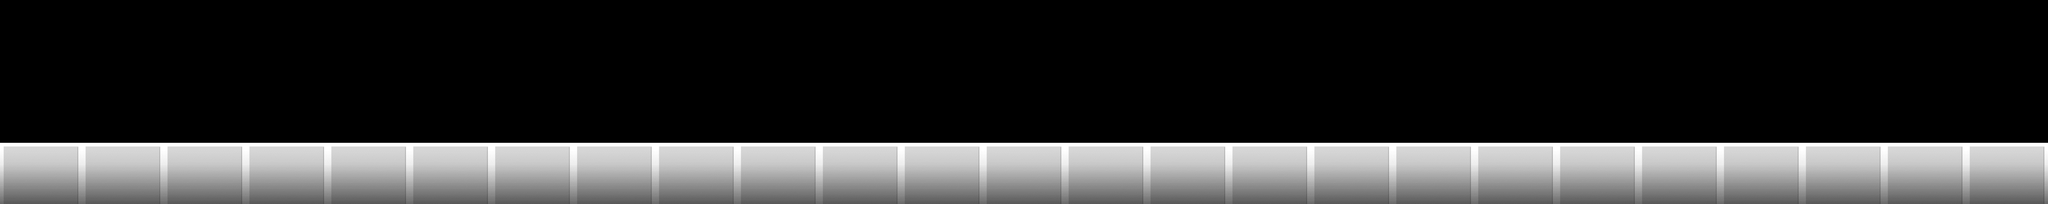

Rendered tile map (Tiled .tmx) drawn with the repository's tilesets; below, a short description and the map source with its tile grids summarised:
An orthogonal 200x20 tile map with 32x32 px tiles, 1 tile layer (platform), 3 tilesets and 60 objects (24x square05, 15x square02, 5x portal04b, 5x portal04f, 3x square01, ...).

<map version="1.10" tiledversion="1.10.2" orientation="orthogonal" renderorder="right-down" width="200" height="20" tilewidth="32" tileheight="32" infinite="0" nextlayerid="7" nextobjectid="114">
 <editorsettings>
  <export target="GD_map_02.json" format="json" />
 </editorsettings>
 <tileset firstgid="1" name="GD_01" tilewidth="98" tileheight="172" tilecount="16" columns="0">
  <grid orientation="orthogonal" width="1" height="1" />
  <tile id="0" type="squareClass">
   <properties>
    <property name="collider" value="" />
   </properties>
   <image width="60" height="60" source="images/square_01_001.png" />
  </tile>
  <tile id="1">
   <properties>
    <property name="collider" value="" />
   </properties>
   <image width="60" height="60" source="images/square_02_001.png" />
  </tile>
  <tile id="2">
   <properties>
    <property name="collider" value="" />
   </properties>
   <image width="60" height="60" source="images/square_03_001.png" />
  </tile>
  <tile id="15">
   <image width="60" height="60" source="../images/GJ_GameSheet-hd/square_04_001.png" />
  </tile>
  <tile id="14">
   <image width="60" height="60" source="../images/GJ_GameSheet-hd/square_05_001.png" />
  </tile>
  <tile id="3">
   <properties>
    <property name="collider" value="" />
   </properties>
   <image width="60" height="60" source="images/square_06_001.png" />
  </tile>
  <tile id="4">
   <properties>
    <property name="collider" value="" />
   </properties>
   <image width="60" height="60" source="images/square_07_001.png" />
  </tile>
  <tile id="5">
   <properties>
    <property name="collider" value="" />
   </properties>
   <image width="60" height="60" source="images/square_08_001.png" />
  </tile>
  <tile id="6">
   <properties>
    <property name="collider" value="" />
   </properties>
   <image width="60" height="28" source="images/plank_01_001.png" />
  </tile>
  <tile id="7">
   <properties>
    <property name="collider" value="" />
   </properties>
   <image width="60" height="60" source="images/spike_01_001.png" />
  </tile>
  <tile id="8">
   <properties>
    <property name="collider" value="" />
   </properties>
   <image width="60" height="28" source="images/spike_02_001.png" />
  </tile>
  <tile id="9">
   <properties>
    <property name="collider" value="" />
   </properties>
   <image width="40" height="38" source="images/spike_03_001.png" />
  </tile>
  <tile id="10">
   <properties>
    <property name="collider" value="" />
   </properties>
   <image width="26" height="24" source="images/spike_04_001.png" />
  </tile>
  <tile id="11">
   <image width="80" height="80" source="../images/GJ_GameSheet02-hd/secretCoin_01_001.png" />
  </tile>
  <tile id="12">
   <image width="98" height="156" source="../images/GJ_GameSheet02-hd/portal_04_back_001.png" />
  </tile>
  <tile id="13">
   <image width="90" height="172" source="../images/GJ_GameSheet02-hd/portal_04_front_001.png" />
  </tile>
 </tileset>
 <tileset firstgid="17" name="platform" tilewidth="256" tileheight="256" tilecount="1" columns="0">
  <grid orientation="orthogonal" width="1" height="1" />
  <tile id="0">
   <image width="256" height="256" source="../images/groundSquare_01_001-hd.png" />
  </tile>
 </tileset>
 <tileset firstgid="18" name="platformTileset" tilewidth="32" tileheight="32" tilecount="64" columns="8">
  <image source="../images/groundSquare_01_001-hd.png" width="256" height="256" />
  <tile id="0">
   <properties>
    <property name="collides" type="bool" value="true" />
   </properties>
  </tile>
  <tile id="1">
   <properties>
    <property name="collides" type="bool" value="true" />
   </properties>
  </tile>
  <tile id="2">
   <properties>
    <property name="collides" type="bool" value="true" />
   </properties>
  </tile>
  <tile id="3">
   <properties>
    <property name="collides" type="bool" value="true" />
   </properties>
  </tile>
  <tile id="4">
   <properties>
    <property name="collides" type="bool" value="true" />
   </properties>
  </tile>
  <tile id="5">
   <properties>
    <property name="collides" type="bool" value="true" />
   </properties>
  </tile>
  <tile id="6">
   <properties>
    <property name="collides" type="bool" value="true" />
   </properties>
  </tile>
  <tile id="7">
   <properties>
    <property name="collides" type="bool" value="true" />
   </properties>
  </tile>
  <tile id="8">
   <properties>
    <property name="collides" type="bool" value="true" />
   </properties>
  </tile>
  <tile id="9">
   <properties>
    <property name="collides" type="bool" value="true" />
   </properties>
  </tile>
  <tile id="10">
   <properties>
    <property name="collides" type="bool" value="true" />
   </properties>
  </tile>
  <tile id="11">
   <properties>
    <property name="collides" type="bool" value="true" />
   </properties>
  </tile>
  <tile id="12">
   <properties>
    <property name="collides" type="bool" value="true" />
   </properties>
  </tile>
  <tile id="13">
   <properties>
    <property name="collides" type="bool" value="true" />
   </properties>
  </tile>
  <tile id="14">
   <properties>
    <property name="collides" type="bool" value="true" />
   </properties>
  </tile>
  <tile id="15">
   <properties>
    <property name="collides" type="bool" value="true" />
   </properties>
  </tile>
  <tile id="16">
   <properties>
    <property name="collides" type="bool" value="true" />
   </properties>
  </tile>
  <tile id="17">
   <properties>
    <property name="collides" type="bool" value="true" />
   </properties>
  </tile>
  <tile id="18">
   <properties>
    <property name="collides" type="bool" value="true" />
   </properties>
  </tile>
  <tile id="19">
   <properties>
    <property name="collides" type="bool" value="true" />
   </properties>
  </tile>
  <tile id="20">
   <properties>
    <property name="collides" type="bool" value="true" />
   </properties>
  </tile>
  <tile id="21">
   <properties>
    <property name="collides" type="bool" value="true" />
   </properties>
  </tile>
  <tile id="22">
   <properties>
    <property name="collides" type="bool" value="true" />
   </properties>
  </tile>
  <tile id="23">
   <properties>
    <property name="collides" type="bool" value="true" />
   </properties>
  </tile>
  <tile id="24">
   <properties>
    <property name="collides" type="bool" value="true" />
   </properties>
  </tile>
  <tile id="25">
   <properties>
    <property name="collides" type="bool" value="true" />
   </properties>
  </tile>
  <tile id="26">
   <properties>
    <property name="collides" type="bool" value="true" />
   </properties>
  </tile>
  <tile id="27">
   <properties>
    <property name="collides" type="bool" value="true" />
   </properties>
  </tile>
  <tile id="28">
   <properties>
    <property name="collides" type="bool" value="true" />
   </properties>
  </tile>
  <tile id="29">
   <properties>
    <property name="collides" type="bool" value="true" />
   </properties>
  </tile>
  <tile id="30">
   <properties>
    <property name="collides" type="bool" value="true" />
   </properties>
  </tile>
  <tile id="31">
   <properties>
    <property name="collides" type="bool" value="true" />
   </properties>
  </tile>
  <tile id="32">
   <properties>
    <property name="collides" type="bool" value="true" />
   </properties>
  </tile>
  <tile id="33">
   <properties>
    <property name="collides" type="bool" value="true" />
   </properties>
  </tile>
  <tile id="34">
   <properties>
    <property name="collides" type="bool" value="true" />
   </properties>
  </tile>
  <tile id="35">
   <properties>
    <property name="collides" type="bool" value="true" />
   </properties>
  </tile>
  <tile id="36">
   <properties>
    <property name="collides" type="bool" value="true" />
   </properties>
  </tile>
  <tile id="37">
   <properties>
    <property name="collides" type="bool" value="true" />
   </properties>
  </tile>
  <tile id="38">
   <properties>
    <property name="collides" type="bool" value="true" />
   </properties>
  </tile>
  <tile id="39">
   <properties>
    <property name="collides" type="bool" value="true" />
   </properties>
  </tile>
  <tile id="40">
   <properties>
    <property name="collides" type="bool" value="true" />
   </properties>
  </tile>
  <tile id="41">
   <properties>
    <property name="collides" type="bool" value="true" />
   </properties>
  </tile>
  <tile id="42">
   <properties>
    <property name="collides" type="bool" value="true" />
   </properties>
  </tile>
  <tile id="43">
   <properties>
    <property name="collides" type="bool" value="true" />
   </properties>
  </tile>
  <tile id="44">
   <properties>
    <property name="collides" type="bool" value="true" />
   </properties>
  </tile>
  <tile id="45">
   <properties>
    <property name="collides" type="bool" value="true" />
   </properties>
  </tile>
  <tile id="46">
   <properties>
    <property name="collides" type="bool" value="true" />
   </properties>
  </tile>
  <tile id="47">
   <properties>
    <property name="collides" type="bool" value="true" />
   </properties>
  </tile>
  <tile id="48">
   <properties>
    <property name="collides" type="bool" value="true" />
   </properties>
  </tile>
  <tile id="49">
   <properties>
    <property name="collides" type="bool" value="true" />
   </properties>
  </tile>
  <tile id="50">
   <properties>
    <property name="collides" type="bool" value="true" />
   </properties>
  </tile>
  <tile id="51">
   <properties>
    <property name="collides" type="bool" value="true" />
   </properties>
  </tile>
  <tile id="52">
   <properties>
    <property name="collides" type="bool" value="true" />
   </properties>
  </tile>
  <tile id="53">
   <properties>
    <property name="collides" type="bool" value="true" />
   </properties>
  </tile>
  <tile id="54">
   <properties>
    <property name="collides" type="bool" value="true" />
   </properties>
  </tile>
  <tile id="55">
   <properties>
    <property name="collides" type="bool" value="true" />
   </properties>
  </tile>
  <tile id="56">
   <properties>
    <property name="collides" type="bool" value="true" />
   </properties>
  </tile>
  <tile id="57">
   <properties>
    <property name="collides" type="bool" value="true" />
   </properties>
  </tile>
  <tile id="58">
   <properties>
    <property name="collides" type="bool" value="true" />
   </properties>
  </tile>
  <tile id="59">
   <properties>
    <property name="collides" type="bool" value="true" />
   </properties>
  </tile>
  <tile id="60">
   <properties>
    <property name="collides" type="bool" value="true" />
   </properties>
  </tile>
  <tile id="61">
   <properties>
    <property name="collides" type="bool" value="true" />
   </properties>
  </tile>
  <tile id="62">
   <properties>
    <property name="collides" type="bool" value="true" />
   </properties>
  </tile>
  <tile id="63">
   <properties>
    <property name="collides" type="bool" value="true" />
   </properties>
  </tile>
 </tileset>
 <layer id="3" name="platform" width="200" height="20" offsetx="0.121212" offsety="-0.69697">
  <data>[4000 cells, 1200 non-empty, 48 distinct tile ids]</data>
 </layer>
 <objectgroup id="4" name="spikeLayer">
  <object id="11" name="spike01" gid="8" x="3507.77" y="448" width="60" height="60" />
  <object id="44" name="spike02" gid="9" x="3448" y="448" width="60" height="28" />
 </objectgroup>
 <objectgroup id="2" name="squareLayer">
  <object id="17" name="square01" gid="1" x="3950" y="448" width="60" height="60" />
  <object id="18" name="square06" gid="4" x="4220" y="448" width="60" height="60" />
  <object id="19" name="square06" gid="4" x="4490" y="388" width="60" height="60" />
  <object id="20" name="square07" gid="5" x="4490" y="448" width="60" height="60" />
  <object id="21" name="square01" gid="1" x="4490" y="330" width="60" height="60" />
  <object id="22" name="square01" gid="1" x="4220" y="390" width="60" height="60" />
  <object id="32" name="square03" gid="3" x="2249" y="448" width="60" height="60" />
  <object id="33" name="square02" gid="2" x="2309" y="448" width="60" height="60" />
  <object id="34" name="square02" gid="2" x="2369" y="448" width="60" height="60" />
  <object id="35" name="square02" gid="2" x="2429" y="448" width="60" height="60" />
  <object id="36" name="square02" gid="2" x="2489" y="448" width="60" height="60" />
  <object id="37" name="square02" gid="2" x="2549" y="448" width="60" height="60" />
  <object id="38" name="square02" gid="2" x="2609" y="448" width="60" height="60" />
  <object id="39" name="square03" gid="2147483651" x="2669" y="448" width="60" height="60" />
  <object id="45" name="square05" gid="15" x="4823" y="448" width="60" height="60" />
  <object id="46" name="square05" gid="15" x="4883" y="448" width="60" height="60" />
  <object id="47" name="square05" gid="15" x="4943" y="448" width="60" height="60" />
  <object id="48" name="square05" gid="15" x="5003" y="448" width="60" height="60" />
  <object id="49" name="square05" gid="15" x="5063" y="448" width="60" height="60" />
  <object id="50" name="square05" gid="15" x="5123" y="448" width="60" height="60" />
  <object id="51" name="square05" gid="15" x="5183" y="448" width="60" height="60" />
  <object id="52" name="square05" gid="15" x="5243" y="448" width="60" height="60" />
  <object id="53" name="square05" gid="15" x="4883" y="388" width="60" height="60" />
  <object id="54" name="square05" gid="15" x="4943" y="388" width="60" height="60" />
  <object id="55" name="square05" gid="15" x="5003" y="388" width="60" height="60" />
  <object id="56" name="square05" gid="15" x="5063" y="388" width="60" height="60" />
  <object id="57" name="square05" gid="15" x="5123" y="388" width="60" height="60" />
  <object id="58" name="square05" gid="15" x="5183" y="388" width="60" height="60" />
  <object id="59" name="square05" gid="15" x="5243" y="388" width="60" height="60" />
  <object id="60" name="square05" gid="15" x="4823" y="388" width="60" height="60" />
  <object id="70" name="square03" gid="3" x="4703" y="268" width="60" height="60" />
  <object id="71" name="square02" gid="2" x="4763" y="268" width="60" height="60" />
  <object id="72" name="square05" gid="15" x="4823" y="328" width="60" height="60" />
  <object id="73" name="square02" gid="2" x="4823" y="268" width="60" height="60" />
  <object id="74" name="square05" gid="15" x="5003" y="328" width="60" height="60" />
  <object id="75" name="square05" gid="15" x="4883" y="328" width="60" height="60" />
  <object id="76" name="square05" gid="15" x="4943" y="328" width="60" height="60" />
  <object id="77" name="square05" gid="15" x="5063" y="328" width="60" height="60" />
  <object id="78" name="square05" gid="15" x="5123" y="328" width="60" height="60" />
  <object id="79" name="square05" gid="15" x="5183" y="328" width="60" height="60" />
  <object id="80" name="square05" gid="15" x="5243" y="328" width="60" height="60" />
  <object id="81" name="square02" gid="2" x="4883" y="268" width="60" height="60" />
  <object id="82" name="square02" gid="2" x="4943" y="268" width="60" height="60" />
  <object id="83" name="square02" gid="2" x="5003" y="268" width="60" height="60" />
  <object id="84" name="square02" gid="2" x="5063" y="268" width="60" height="60" />
  <object id="85" name="square02" gid="2" x="5123" y="268" width="60" height="60" />
  <object id="86" name="square02" gid="2" x="5183" y="268" width="60" height="60" />
  <object id="87" name="square02" gid="2" x="5243" y="268" width="60" height="60" />
 </objectgroup>
 <objectgroup id="5" name="portalLayer">
  <object id="104" name="portal04b" gid="14" x="1006.45" y="412.667" width="90" height="172" />
  <object id="105" name="portal04f" gid="13" x="1002.45" y="397" width="98" height="156" />
  <object id="106" name="portal04b" gid="14" x="5300" y="171.834" width="90" height="172" />
  <object id="107" name="portal04f" gid="13" x="5296" y="156.167" width="98" height="156" />
  <object id="108" name="portal04b" gid="14" x="6311.24" y="358.864" width="90" height="172" />
  <object id="109" name="portal04f" gid="13" x="6307.24" y="343.197" width="98" height="156" />
  <object id="110" name="portal04b" gid="14" x="1418.64" y="409.53" width="90" height="172" />
  <object id="111" name="portal04f" gid="13" x="1414.64" y="393.863" width="98" height="156" />
  <object id="112" name="portal04b" gid="14" x="1791.36" y="397.409" width="90" height="172" />
  <object id="113" name="portal04f" gid="13" x="1787.36" y="381.742" width="98" height="156" />
 </objectgroup>
</map>
